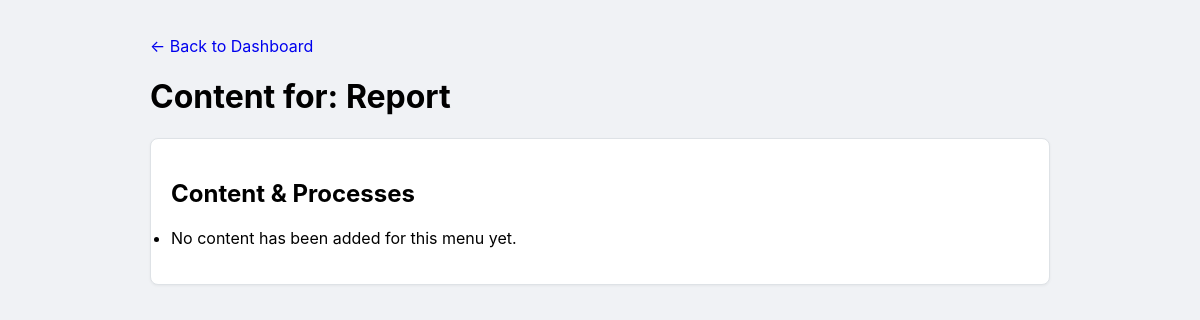
/department/Finance/menu/2 (signed in), run on an earlier commit of the app's database.
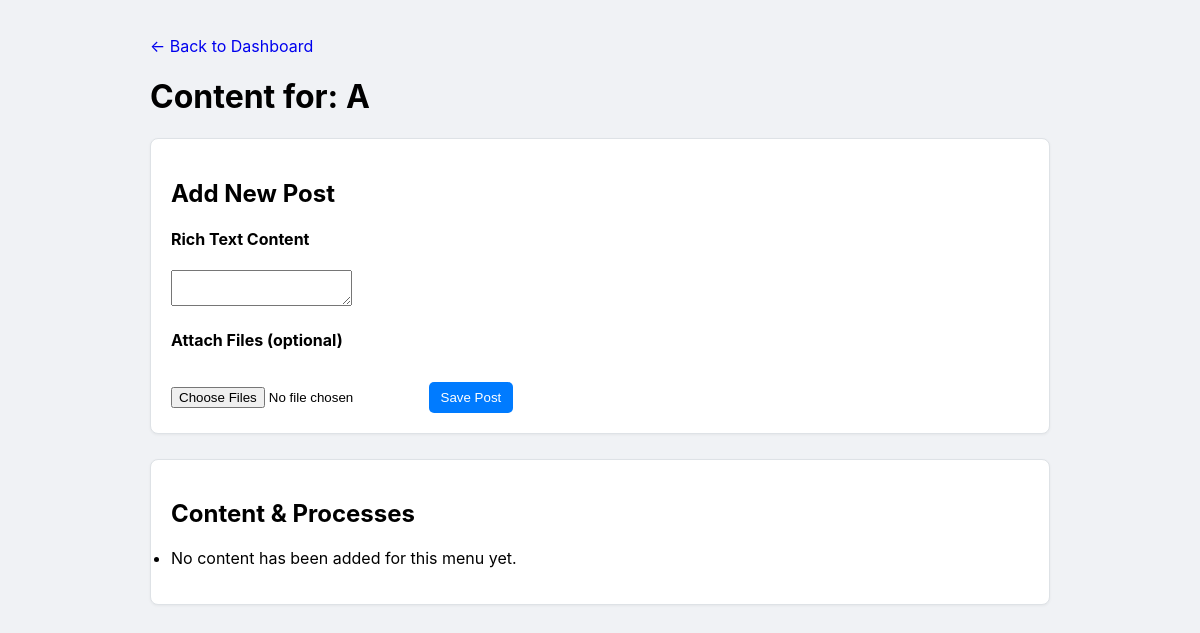
And on a later commit of the database.
### database.py (models this page shows)
class Menu(db.Model):
    __tablename__ = 'menu'
    id = db.Column(db.Integer, primary_key=True)
    name = db.Column(db.String(150), nullable=False)
    active = db.Column(db.Boolean, default=True, nullable=False)
    parent_id = db.Column(db.Integer, db.ForeignKey('menu.id'))
    department_id = db.Column(db.Integer, db.ForeignKey('department.id'), nullable=False)
    department = relationship("Department", back_populates="menus")
    parent = relationship('Menu', remote_side=[id], back_populates='children')
    children = relationship('Menu', back_populates='parent', cascade="all, delete-orphan")
    posts = relationship("Post", back_populates="menu", cascade="all, delete-orphan")

### app.py (the view, shortened to what this page needs)
@app.route('/department/<string:department_name>/menu/<int:menu_id>', methods=['GET', 'POST'])
def menu_content_page(department_name, menu_id):
    user, is_super_admin = get_current_user_and_permissions()
    if not user: return redirect(url_for('login'))
    menu = db.session.get(Menu, menu_id)
    if not menu:
        flash("Menu not found.", "danger"); return redirect(url_for('department_dashboard', department_name=department_name))
    can_edit = can_user_edit_department(user, menu.department, is_super_admin)
    if not menu.active and not can_edit:
        flash('This menu is inactive and cannot be viewed.', 'danger'); return redirect(url_for('department_dashboard', department_name=department_name))
    return render_template('menu_content.html', menu=menu, can_edit=can_edit, user=user)

### app.py (called while the page is built)
def get_current_user_and_permissions():
    if 'user_id' not in session: return None, False
    user = db.session.get(User, session['user_id'])
    is_super_admin = user.role == 'superadmin' if user else False
    return user, is_super_admin

def can_user_edit_department(user, department, is_super_admin):
    if not user: return False
    return is_super_admin or (user.role == 'admin' and department and user.department_id == department.id)

### templates/menu_content.html (shortened to what this page needs)
<!DOCTYPE html>
<html lang="en">
<head>
</head>
<body>
    <div class="main-content">
        <p><a href="{{ url_for('department_dashboard', department_name=menu.department.name) }}" style="text-decoration: none;">← Back to Dashboard</a></p>
        <h1>Content for: {{ menu.name }}</h1>
        {% if can_edit %}
        <div class="container">
            <h2>Add New Post</h2>
            <form method="post" enctype="multipart/form-data">
                <h4>Rich Text Content</h4>
                <textarea id="rich-text-editor" name="content"></textarea>
                <h4 style="margin-top: 20px;">Attach Files (optional)</h4>
                <input type="file" name="files[]" multiple>
                <button type="submit" style="margin-top: 10px; background-color:#007bff;">Save Post</button>
            </form>
        </div>
        {% endif %}
        <div class="container">
            <h2>Content & Processes</h2>
            <ul>
                {% for post in menu.posts|sort(attribute='id', reverse=True) %}
                  {% if post.active or can_edit %}
                    <li id="post-{{ post.id }}" class="post-item {% if not post.active %}inactive{% endif %}">
                        {% if can_edit %}
                        <div class="actions">
                            <form method="post" action="{{ url_for('toggle_post_status', post_id=post.id) }}"><button type="submit" class="button-sm" style="background-color:#6c757d;">{{'Deactivate' if post.active else 'Activate'}}</button></form>
                        </div>
                        {% endif %}
                        {% if post.rich_content %}
                            <div class="post-content">{{ post.rich_content | safe }}</div>
                        {% endif %}
                        {% if post.attachments %}
                        <div class="post-attachments" style="margin-top: 15px; padding-top: 10px; border-top: 1px dashed #ccc;">
                            <strong>Attachments:</strong>
                            <ul>
                                {% for attachment in post.attachments %}
                                    <li><a href="{{ url_for('download_file', file_id=attachment.id) }}">{{ attachment.filename }}</a></li>
                                {% endfor %}
                            </ul>
                        </div>
                        {% endif %}
                    </li>
                  {% endif %}
                {% else %}
                  <li>No content has been added for this menu yet.</li>
                {% endfor %}
            </ul>
        </div>
    </div>
</body>
</html>

What changed in the data, as far as the page shows it:
changed Menu: name "Report" → "A"
Also different on the page:
text now shown: "Add New Post Rich Text Content Attach Files (optional) Save Post"
